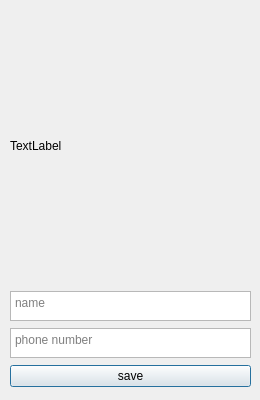
<?xml version="1.0" encoding="UTF-8"?>
<ui version="4.0">
 <class>Dialog</class>
 <widget class="QDialog" name="Dialog">
  <property name="geometry">
   <rect>
    <x>0</x>
    <y>0</y>
    <width>260</width>
    <height>400</height>
   </rect>
  </property>
  <property name="minimumSize">
   <size>
    <width>260</width>
    <height>400</height>
   </size>
  </property>
  <property name="maximumSize">
   <size>
    <width>260</width>
    <height>400</height>
   </size>
  </property>
  <property name="windowTitle">
   <string>Dialog</string>
  </property>
  <widget class="QLabel" name="label">
   <property name="geometry">
    <rect>
     <x>10</x>
     <y>10</y>
     <width>241</width>
     <height>271</height>
    </rect>
   </property>
   <property name="text">
    <string>TextLabel</string>
   </property>
  </widget>
  <widget class="QWidget" name="verticalLayoutWidget">
   <property name="geometry">
    <rect>
     <x>10</x>
     <y>290</y>
     <width>241</width>
     <height>101</height>
    </rect>
   </property>
   <layout class="QVBoxLayout" name="verticalLayout">
    <item>
     <widget class="QPlainTextEdit" name="te_name">
      <property name="maximumSize">
       <size>
        <width>16777215</width>
        <height>30</height>
       </size>
      </property>
      <property name="placeholderText">
       <string>name</string>
      </property>
     </widget>
    </item>
    <item>
     <widget class="QPlainTextEdit" name="te_phone">
      <property name="minimumSize">
       <size>
        <width>0</width>
        <height>30</height>
       </size>
      </property>
      <property name="maximumSize">
       <size>
        <width>16777215</width>
        <height>30</height>
       </size>
      </property>
      <property name="placeholderText">
       <string>phone number</string>
      </property>
     </widget>
    </item>
    <item>
     <widget class="QPushButton" name="pushButton">
      <property name="text">
       <string>save</string>
      </property>
     </widget>
    </item>
   </layout>
  </widget>
 </widget>
 <resources/>
 <connections/>
</ui>
